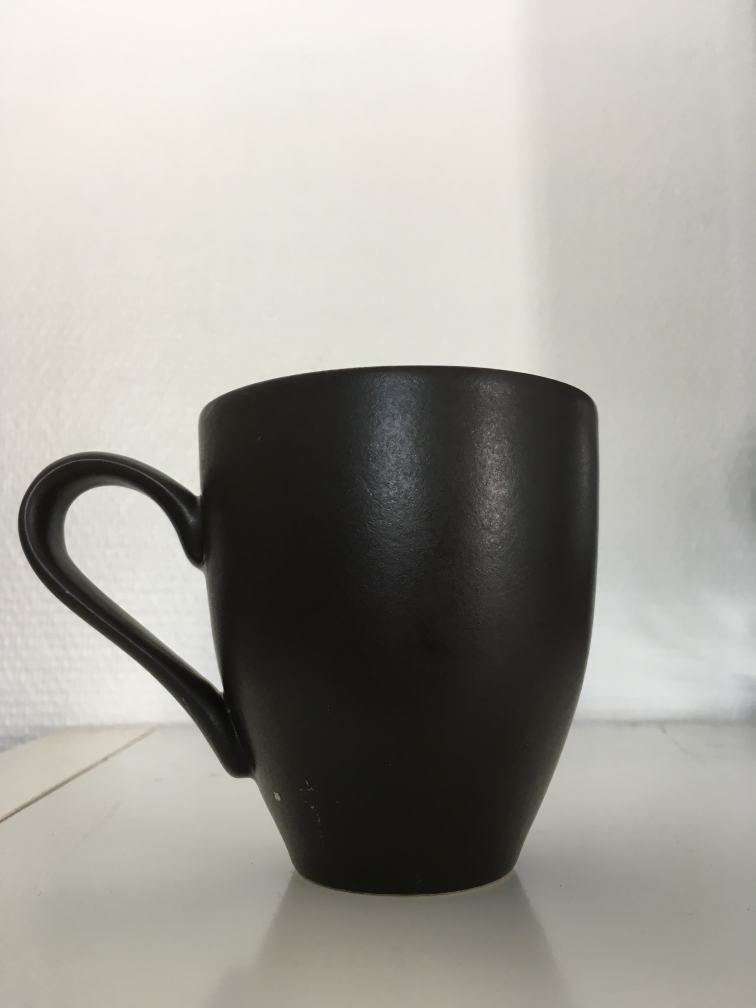
#> input picture fofi projet/latasse.JPG, 3024 x 4032 px, found by its file name (shown at 1/4 size)
$ python monsieurcabrule.py   (older library calls are emulated)
#> lines starting #> are read from the running program, lines starting #| are printed output that depends on the picture
import numpy as np
import cv2
from matplotlib import pyplot as plt

MIN_MATCH_COUNT = 10

latasse = cv2.imread('latasse.jpg')
#> latasse is the input picture: shape (4032, 3024, 3); mean B, G, R 152.6, 159.1, 161.3
latasse2 = cv2.resize(latasse,(480,640))
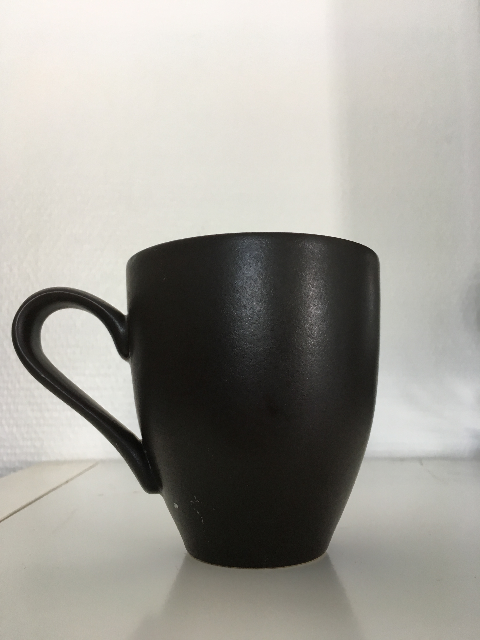
#> latasse2: shape (640, 480, 3); mean B, G, R 152.5, 159, 161.2

ctoutgris = cv2.cvtColor(latasse2,cv2.COLOR_BGR2RGB)

ret,thresh1 = cv2.threshold(ctoutgris,127,255,cv2.THRESH_BINARY_INV)
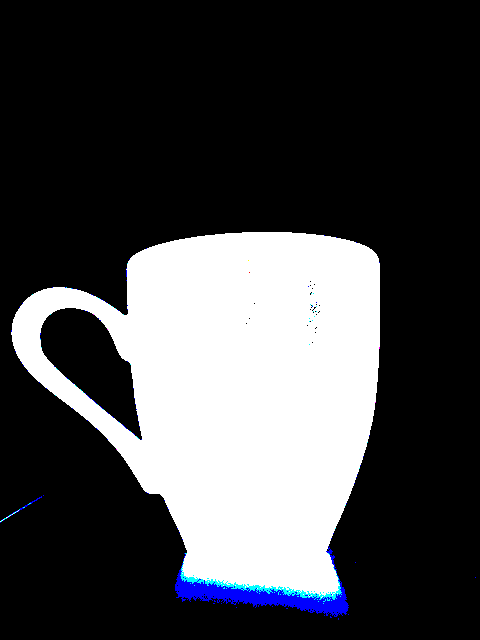
#> thresh1: shape (640, 480, 3); mean R, G, B 69.2, 69.8, 72.2

sift = cv2.xfeatures2d.SIFT_create()
kp = sift.detect(thresh1,None)
#> kp = 77 keypoints; strongest (x, y, size): (140, 438, 2.4), (125, 312, 4.5), (138, 433, 5.4), (137, 432, 6)

latasseavecdesfeaturesincroyable = cv2.drawKeypoints(thresh1,kp,None,color=(0,255,0), flags=0)
cv2.imshow('uneimageincroyable',latasseavecdesfeaturesincroyable)

register = cv2.VideoCapture(0)
while True:
    ret, frame = register.read()
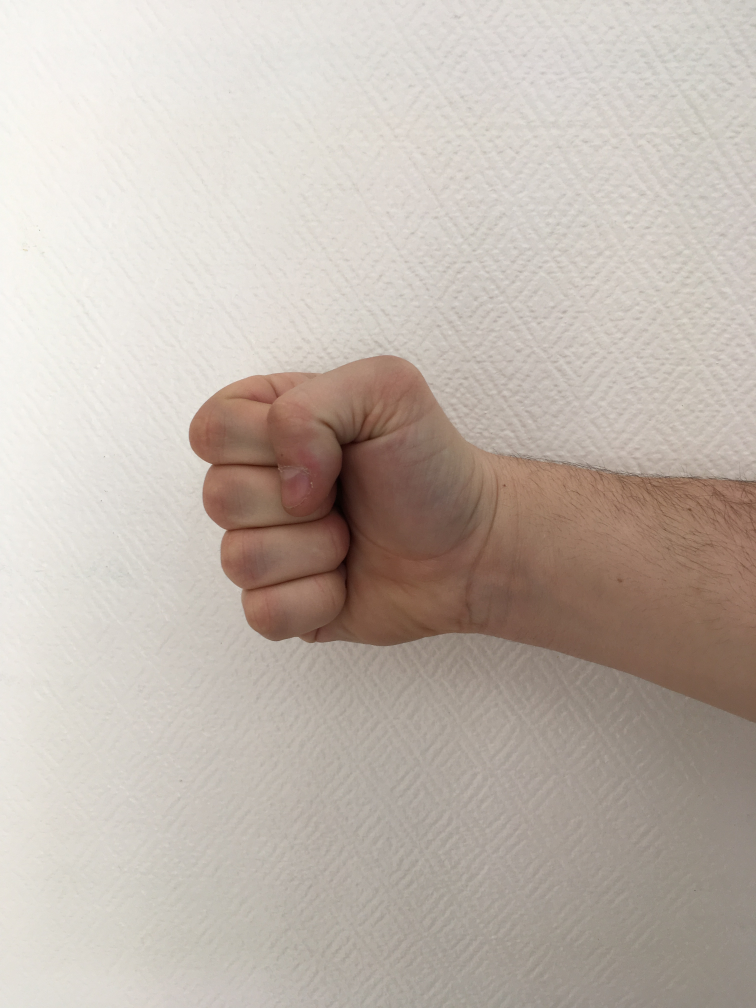
#> input picture fofi projet/cailasse.JPG, 3024 x 4032 px, given in place of the camera (shown at 1/4 size)
#> frame is the input picture: shape (4032, 3024, 3); mean B, G, R 173, 181.8, 192.5

    if (ret == False):
        print("Error reading from camera")
        break

    cv2.imshow('frame',frame)
    #gris = cv2.cvtColor(frame,cv2.COLOR_BGR2RGB)
    sift = cv2.xfeatures2d.SIFT_create()
#> (the run stopped early here; a loop or call above may not have finished)
